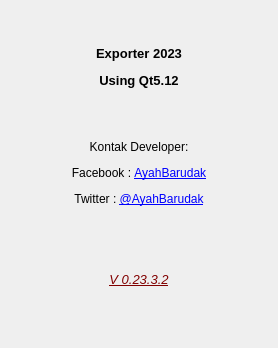
<?xml version="1.0" encoding="UTF-8"?>
<ui version="4.0">
 <class>TentangAplikasi</class>
 <widget class="QWidget" name="TentangAplikasi">
  <property name="geometry">
   <rect>
    <x>0</x>
    <y>0</y>
    <width>278</width>
    <height>348</height>
   </rect>
  </property>
  <property name="windowTitle">
   <string>Tentang</string>
  </property>
  <layout class="QHBoxLayout" name="horizontalLayout">
   <item>
    <widget class="QLabel" name="label">
     <property name="text">
      <string>&lt;html&gt;&lt;head/&gt;&lt;body&gt;&lt;p align=&quot;center&quot;&gt;&lt;span style=&quot; font-size:10pt; font-weight:600;&quot;&gt;Exporter 2023&lt;/span&gt;&lt;/p&gt;&lt;p align=&quot;center&quot;&gt;&lt;span style=&quot; font-size:10pt; font-weight:600;&quot;&gt;Using Qt5.12&lt;/span&gt;&lt;/p&gt;&lt;p align=&quot;center&quot;&gt;&lt;br/&gt;&lt;/p&gt;&lt;p align=&quot;center&quot;&gt;Kontak Developer:&lt;/p&gt;&lt;p align=&quot;center&quot;&gt;Facebook : &lt;a href=&quot;https://www.facebook.com/ayahna.barudak.34&quot;&gt;&lt;span style=&quot; text-decoration: underline; color:#0000ff;&quot;&gt;AyahBarudak&lt;/span&gt;&lt;/a&gt;&lt;/p&gt;&lt;p align=&quot;center&quot;&gt;Twitter : &lt;a href=&quot;https://twitter.com/AyahBarudak&quot;&gt;&lt;span style=&quot; text-decoration: underline; color:#0000ff;&quot;&gt;@AyahBarudak&lt;/span&gt;&lt;/a&gt;&lt;br/&gt;&lt;/p&gt;&lt;p align=&quot;center&quot;&gt;&lt;br/&gt;&lt;/p&gt;&lt;p align=&quot;center&quot;&gt;&lt;span style=&quot; font-size:10pt; font-style:italic; text-decoration: underline; color:#810000;&quot;&gt;V 0.23.3.2&lt;/span&gt;&lt;br/&gt;&lt;/p&gt;&lt;/body&gt;&lt;/html&gt;</string>
     </property>
     <property name="alignment">
      <set>Qt::AlignCenter</set>
     </property>
     <property name="openExternalLinks">
      <bool>true</bool>
     </property>
    </widget>
   </item>
  </layout>
  <action name="actionCLose">
   <property name="text">
    <string>CLose</string>
   </property>
   <property name="shortcut">
    <string>Esc</string>
   </property>
  </action>
 </widget>
 <resources/>
 <connections>
  <connection>
   <sender>actionCLose</sender>
   <signal>triggered()</signal>
   <receiver>TentangAplikasi</receiver>
   <slot>close()</slot>
   <hints>
    <hint type="sourcelabel">
     <x>-1</x>
     <y>-1</y>
    </hint>
    <hint type="destinationlabel">
     <x>199</x>
     <y>173</y>
    </hint>
   </hints>
  </connection>
 </connections>
</ui>
